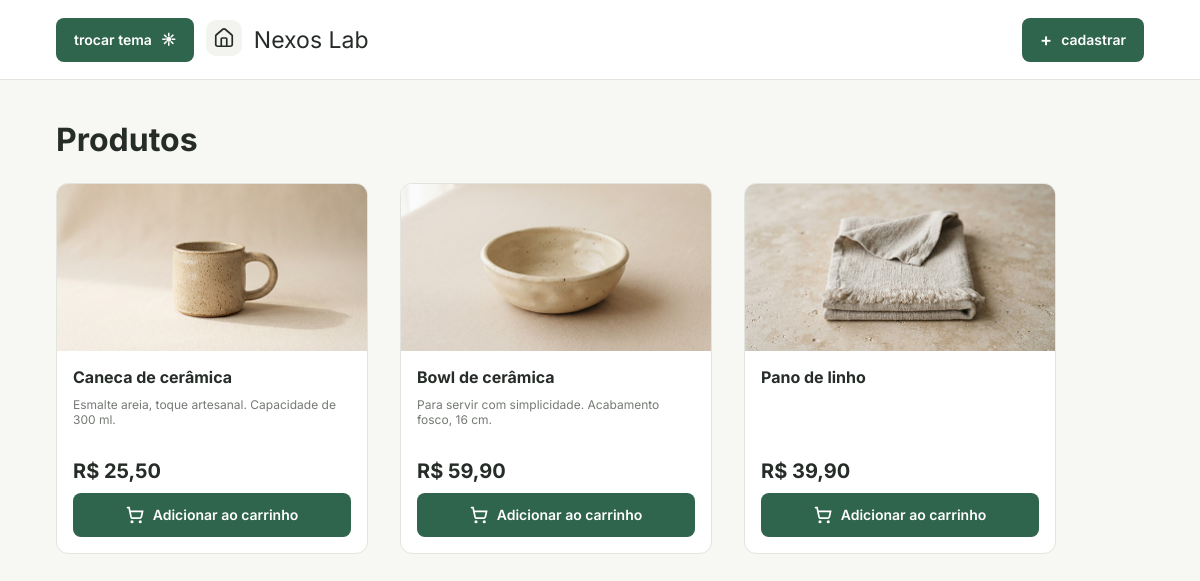
The page / on the database its author committed.
### tables this page shows
CREATE TABLE product(
    id INT PRIMARY KEY AUTO_INCREMENT,
    name VARCHAR(40) NOT NULL,
    img_url VARCHAR(50) NOT NULL UNIQUE,
    description VARCHAR(500),
    amount INT NOT NULL CHECK(amount >= 0),
    preco DECIMAL(10, 2) NOT NULL CHECK(preco >= 0),
    supplier_id INT NOT NULL,
    tag_id INT,

    Foreign Key (supplier_id) REFERENCES supplier(id),
    Foreign Key (tag_id) REFERENCES tag(id)
);

### db/getAllProducts.php (called while the page is built, shortened)
<?php
    require "./db/conexao.php";
    $produtos = [];
    $sql = "SELECT * FROM product";
    $resultado = mysqli_query($db, $sql);
?>

### components/productCard.php (the view)
<article class="product-card">
    <img class="product-card__image" src="./uploads/<?php echo $produto["imgUrl"]?>" alt="">
    <div class="product-card__information">
        <h2 class="product-card__name"><?php echo $produto["title"] ?></h2>
        <p class="product-card__description"> <?php echo $produto["description"] ?> </p>
    </div>
    <div class="product-card__btn-container">
        <data class="product-card__price" value="<?php echo $produto["preco"]?>">R$ <?php echo str_replace('.', ',', $produto["preco"]) ?></data>
        <button class="btn" data-idProduct="<?php echo $produto["id"]?>"> <?php $color='white'; $size=18; include './icons/cart.php' ?>  Adicionar ao carrinho</button>
    </div>
</article>

### index.php (shortened to what this page needs)
<!DOCTYPE html>
<html lang="pt-BR">
<head>
    <?php include "./components/head.php" ?>
</head>
<body class="form-body">
    <?php include './components/header.php'  ?>
    <main class="catalog">
        <h1 class="catalog__title">Produtos</h1>
        <div class="catalog__grid">
            <?php
            include "./db/getAllProducts.php";
            foreach ($produtos as $produto) {
                include './components/productCard.php';
            }
            ?>
        </div>
    </main>
</body>
</html>

### components/head.php (shortened to what this page needs)
<link rel="stylesheet" href="styles/style.css">

### components/header.php (shortened to what this page needs)
<header class="header">
    <div class="header__logo">
        <button id="btn-theme" class="btn">trocar tema</button>
        <div class="header__logo-img">
        </div>
        <span class="header__logo-title">Nexos Lab</span>
    </div>
   <?php
    if (isset($btn)){
        echo'<a href="./" id="open-modal" class="btn header__btn-voltar">
            Voltar
        </a>';
    }else{
        echo'<button id="open-modal" class="btn header__btn">
            <span class="header__btn-plus">+</span>cadastrar
        </button>';
    }
   ?>
</header>

### icons/cart.php
<svg xmlns="http://www.w3.org/2000/svg" width="<?php echo"$size"?>" height="<?php echo"$size"?>" viewBox="0 0 18 18" fill="none">
<g clip-path="url(#clip0_3_2475)">
<path d="M1.5372 1.5372H3.0372L3.84034 5.28739M3.84034 5.28739L5.0322 10.8527C5.10538 11.1938 5.2952 11.4988 5.56898 11.7151C5.84277 11.9314 6.18338 12.0455 6.5322 12.0377H13.8672C14.2086 12.0372 14.5396 11.9202 14.8055 11.7061C15.0714 11.492 15.2563 11.1936 15.3297 10.8602L16.5672 5.28739H3.84034ZM3.84034 5.28739H3.8397M6.74985 15.7506C6.74985 16.1648 6.41406 16.5006 5.99985 16.5006C5.58563 16.5006 5.24985 16.1648 5.24985 15.7506C5.24985 15.3363 5.58563 15.0005 5.99985 15.0005C6.41406 15.0005 6.74985 15.3363 6.74985 15.7506ZM14.9998 15.7506C14.9998 16.1648 14.6641 16.5006 14.2498 16.5006C13.8356 16.5006 13.4998 16.1648 13.4998 15.7506C13.4998 15.3363 13.8356 15.0005 14.2498 15.0005C14.6641 15.0005 14.9998 15.3363 14.9998 15.7506Z" stroke-width="1.7" stroke-linecap="round" stroke="<?php echo"$color"?>"/>
</g>
<defs>
<clipPath id="clip0_3_2475">
<rect width="<?php echo"$size"?>" height="<?php echo"$size"?>" fill="<?php echo"$color"?>"/>
</clipPath>
</defs>
</svg>

### styles/style.css (style rules this page uses)
:root { --theme-icon: "☀"; --primary-color: #2f654c; --primary-color-hover: #2c9b67; --text-primary-color: #262C28; --text-secund-color: #757A74; --text-secund: #FFF; --bg-color: #F7F7F3; --bg-secund: #FFF; --border-primary: #E2E5DE; --modal-bg-item-hover: #EDF3EE; --modal-border-item-hover: #30654C; --form-bg-color: white; --form-bg-input-color: white; --form-bg-actions-color: #F7F7F3; }
:root.light { --theme-icon: "☀"; --primary-color: #2f654c; --primary-color-hover: #2c9b67; --text-primary-color: #262C28; --text-secund-color: #757A74; --text-secund: #FFF; --bg-color: #F7F7F3; --bg-secund: #FFF; --border-primary: #E2E5DE; --modal-bg-item-hover: #EDF3EE; --modal-border-item-hover: #30654C; --form-bg-color: white; --form-bg-input-color: white; --form-bg-actions-color: #F7F7F3; }
* { margin: 0; padding: 0; -webkit-box-sizing: border-box; box-sizing: border-box; font-family: "Inter", sans-serif; }
body { background-color: var(--bg-color); height: 100dvh; -webkit-transition: all 300ms ease; transition: all 300ms ease; }
#btn-theme::after { content: var(--theme-icon); }
.header { background-color: var(--bg-secund); height: 80px; display: -webkit-box; display: -ms-flexbox; display: flex; -webkit-box-pack: justify; -ms-flex-pack: justify; justify-content: space-between; -webkit-box-align: center; -ms-flex-align: center; align-items: center; padding: 0 56px; border-bottom: 1px solid var(--border-primary); }
.header__logo { display: -webkit-box; display: -ms-flexbox; display: flex; -webkit-box-align: center; -ms-flex-align: center; align-items: center; gap: 12px; }
.header__logo-title { font-size: 1.4375rem; color: var(--text-primary-color); }
.header__btn-plus { font-size: 1.125rem; }
.btn { border: none; background-color: var(--primary-color); color: var(--text-secund); border-radius: 8px; padding: 0 18px; height: 44px; font-size: 0.875rem; font-weight: 600; text-decoration: none; cursor: pointer; display: -webkit-box; display: -ms-flexbox; display: flex; -webkit-box-pack: center; -ms-flex-pack: center; justify-content: center; -webkit-box-align: center; -ms-flex-align: center; align-items: center; gap: 9px; -webkit-transition: background-color 300ms ease, scale 300ms ease; transition: background-color 300ms ease, scale 300ms ease; }
.catalog { padding: 40px 56px; display: -webkit-box; display: -ms-flexbox; display: flex; -webkit-box-orient: vertical; -webkit-box-direction: normal; -ms-flex-direction: column; flex-direction: column; -webkit-box-pack: center; -ms-flex-pack: center; justify-content: center; gap: 24px; }
.catalog__title { width: 100%; color: var(--text-primary-color); }
.catalog__grid { display: -ms-grid; display: grid; gap: 24px; -ms-grid-columns: (320px)[auto-fit]; grid-template-columns: repeat(auto-fit, 320px); -webkit-box-pack: center; -ms-flex-pack: center; justify-content: center; }
@media (min-width: 992px) { .catalog__grid { -webkit-box-pack: start; -ms-flex-pack: start; justify-content: start; } }
.product-card { border-radius: 12px; overflow: hidden; background-color: var(--bg-secund); border: 1px solid var(--border-primary); width: 100%; max-width: 312px; display: -webkit-box; display: -ms-flexbox; display: flex; -webkit-box-orient: vertical; -webkit-box-direction: normal; -ms-flex-direction: column; flex-direction: column; }
.product-card__image { width: 100%; }
.product-card__information { display: -webkit-box; display: -ms-flexbox; display: flex; -webkit-box-orient: vertical; -webkit-box-direction: normal; -ms-flex-direction: column; flex-direction: column; gap: 10px; padding: 16px; width: 100%; }
.product-card__name { font-size: 1rem; font-weight: 700; color: var(--text-primary-color); }
.product-card__description { font-size: 0.75rem; font-weight: 400; color: var(--text-secund-color); }
.product-card__price { font-size: 1.25rem; font-weight: 700; color: var(--text-primary-color); }
.product-card__btn-container { padding: 16px; display: -webkit-box; display: -ms-flexbox; display: flex; -webkit-box-orient: vertical; -webkit-box-direction: normal; -ms-flex-direction: column; flex-direction: column; margin-top: auto; gap: 10px; }
.product-card__btn-container .btn { width: 100%; }
.form-body { display: -webkit-box; display: -ms-flexbox; display: flex; -webkit-box-orient: vertical; -webkit-box-direction: normal; -ms-flex-direction: column; flex-direction: column; }

### rows shown on the page
product: img_url (picture), name "Caneca de cerâmica", description "Esmalte areia, toque artesanal. Capacidade de 300 ml.", preco "25,50"
product: img_url (picture), name "Bowl de cerâmica", description "Para servir com simplicidade. Acabamento fosco, 16 cm.", preco "59,90"
product: img_url (picture), name "Pano de linho", preco "39,90"
